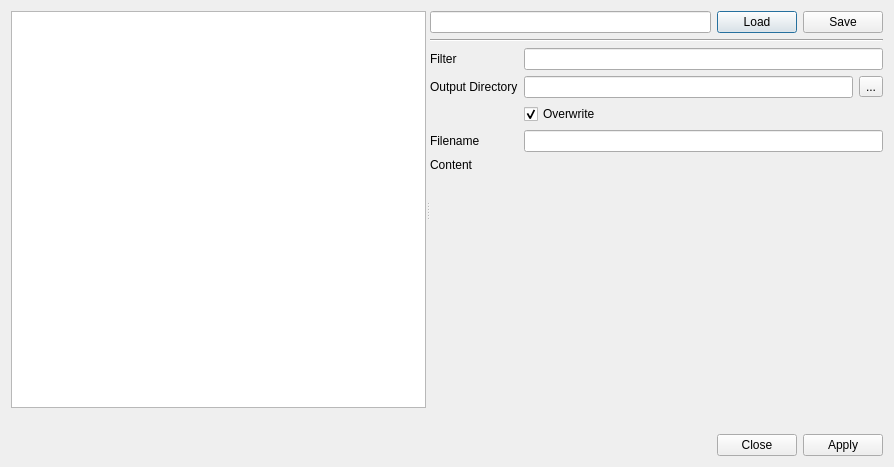
<?xml version="1.0" encoding="UTF-8"?>
<ui version="4.0">
 <class>Dialog</class>
 <widget class="QDialog" name="Dialog">
  <property name="geometry">
   <rect>
    <x>0</x>
    <y>0</y>
    <width>894</width>
    <height>467</height>
   </rect>
  </property>
  <property name="windowTitle">
   <string>Export</string>
  </property>
  <property name="modal">
   <bool>true</bool>
  </property>
  <layout class="QVBoxLayout" name="verticalLayout">
   <item>
    <widget class="QSplitter" name="splitter">
     <property name="orientation">
      <enum>Qt::Horizontal</enum>
     </property>
     <widget class="QTableView" name="table_export">
      <property name="sizePolicy">
       <sizepolicy hsizetype="Preferred" vsizetype="Expanding">
        <horstretch>0</horstretch>
        <verstretch>0</verstretch>
       </sizepolicy>
      </property>
     </widget>
     <widget class="QWidget" name="verticalLayoutWidget">
      <layout class="QVBoxLayout" name="verticalLayout_5">
       <item>
        <layout class="QHBoxLayout" name="horizontalLayout_2">
         <item>
          <widget class="QLineEdit" name="edit_export"/>
         </item>
         <item>
          <widget class="QPushButton" name="btn_load">
           <property name="text">
            <string>Load</string>
           </property>
          </widget>
         </item>
         <item>
          <widget class="QPushButton" name="btn_save">
           <property name="text">
            <string>Save</string>
           </property>
          </widget>
         </item>
        </layout>
       </item>
       <item>
        <widget class="Line" name="line_2">
         <property name="orientation">
          <enum>Qt::Horizontal</enum>
         </property>
        </widget>
       </item>
       <item>
        <layout class="QGridLayout" name="gridLayout">
         <item row="1" column="0">
          <widget class="QLabel" name="label_2">
           <property name="text">
            <string>Output Directory</string>
           </property>
          </widget>
         </item>
         <item row="0" column="0">
          <widget class="QLabel" name="label">
           <property name="text">
            <string>Filter</string>
           </property>
          </widget>
         </item>
         <item row="0" column="1">
          <widget class="QLineEdit" name="edit_filter"/>
         </item>
         <item row="3" column="1">
          <widget class="QLineEdit" name="edit_filename"/>
         </item>
         <item row="4" column="0">
          <widget class="QLabel" name="label_4">
           <property name="text">
            <string>Content</string>
           </property>
          </widget>
         </item>
         <item row="3" column="0">
          <widget class="QLabel" name="label_3">
           <property name="text">
            <string>Filename</string>
           </property>
          </widget>
         </item>
         <item row="1" column="1">
          <layout class="QHBoxLayout" name="horizontalLayout">
           <item>
            <widget class="QLineEdit" name="edit_outputdir"/>
           </item>
           <item>
            <widget class="QToolButton" name="btn_browse">
             <property name="text">
              <string>...</string>
             </property>
            </widget>
           </item>
          </layout>
         </item>
         <item row="4" column="1">
          <layout class="QGridLayout" name="edit_content_frame"/>
         </item>
         <item row="2" column="1">
          <widget class="QCheckBox" name="overwrite">
           <property name="text">
            <string>Overwrite</string>
           </property>
           <property name="checked">
            <bool>true</bool>
           </property>
          </widget>
         </item>
        </layout>
       </item>
       <item>
        <spacer name="verticalSpacer">
         <property name="orientation">
          <enum>Qt::Vertical</enum>
         </property>
         <property name="sizeHint" stdset="0">
          <size>
           <width>20</width>
           <height>40</height>
          </size>
         </property>
        </spacer>
       </item>
      </layout>
     </widget>
    </widget>
   </item>
   <item>
    <widget class="QLabel" name="message">
     <property name="sizePolicy">
      <sizepolicy hsizetype="Preferred" vsizetype="Maximum">
       <horstretch>0</horstretch>
       <verstretch>0</verstretch>
      </sizepolicy>
     </property>
     <property name="text">
      <string/>
     </property>
    </widget>
   </item>
   <item>
    <widget class="QDialogButtonBox" name="buttons">
     <property name="orientation">
      <enum>Qt::Horizontal</enum>
     </property>
     <property name="standardButtons">
      <set>QDialogButtonBox::Apply|QDialogButtonBox::Close</set>
     </property>
    </widget>
   </item>
  </layout>
 </widget>
 <resources/>
 <connections>
  <connection>
   <sender>buttons</sender>
   <signal>accepted()</signal>
   <receiver>Dialog</receiver>
   <slot>accept()</slot>
   <hints>
    <hint type="sourcelabel">
     <x>248</x>
     <y>254</y>
    </hint>
    <hint type="destinationlabel">
     <x>157</x>
     <y>274</y>
    </hint>
   </hints>
  </connection>
  <connection>
   <sender>buttons</sender>
   <signal>rejected()</signal>
   <receiver>Dialog</receiver>
   <slot>reject()</slot>
   <hints>
    <hint type="sourcelabel">
     <x>316</x>
     <y>260</y>
    </hint>
    <hint type="destinationlabel">
     <x>286</x>
     <y>274</y>
    </hint>
   </hints>
  </connection>
 </connections>
</ui>
